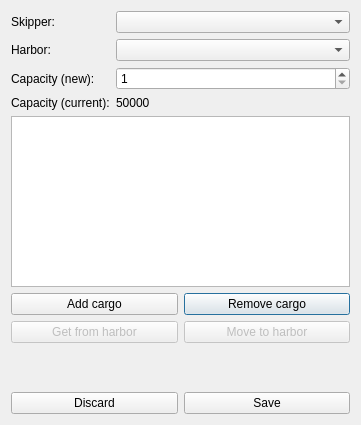
<?xml version="1.0" encoding="UTF-8"?>
<ui version="4.0">
 <class>VesselEditDialog</class>
 <widget class="QDialog" name="VesselEditDialog">
  <property name="geometry">
   <rect>
    <x>0</x>
    <y>0</y>
    <width>361</width>
    <height>425</height>
   </rect>
  </property>
  <property name="minimumSize">
   <size>
    <width>361</width>
    <height>425</height>
   </size>
  </property>
  <property name="maximumSize">
   <size>
    <width>361</width>
    <height>425</height>
   </size>
  </property>
  <property name="windowTitle">
   <string>Dialog</string>
  </property>
  <layout class="QVBoxLayout" name="verticalLayout">
   <item>
    <layout class="QFormLayout" name="formLayout">
     <item row="0" column="0">
      <widget class="QLabel" name="label">
       <property name="text">
        <string>Skipper:</string>
       </property>
      </widget>
     </item>
     <item row="1" column="0">
      <widget class="QLabel" name="label_4">
       <property name="text">
        <string>Harbor:</string>
       </property>
      </widget>
     </item>
     <item row="1" column="1">
      <widget class="QComboBox" name="cb_port"/>
     </item>
     <item row="2" column="0">
      <widget class="QLabel" name="label_6">
       <property name="text">
        <string>Capacity (new):</string>
       </property>
      </widget>
     </item>
     <item row="0" column="1">
      <widget class="QComboBox" name="cb_skippers"/>
     </item>
     <item row="2" column="1">
      <widget class="QSpinBox" name="sb_capacity">
       <property name="minimum">
        <number>1</number>
       </property>
       <property name="maximum">
        <number>50000</number>
       </property>
      </widget>
     </item>
     <item row="3" column="0">
      <widget class="QLabel" name="label_2">
       <property name="text">
        <string>Capacity (current):</string>
       </property>
      </widget>
     </item>
     <item row="3" column="1">
      <widget class="QLabel" name="lab_capacity_current">
       <property name="text">
        <string>50000</string>
       </property>
      </widget>
     </item>
    </layout>
   </item>
   <item>
    <widget class="QTableView" name="tv_cargo">
     <property name="selectionBehavior">
      <enum>QAbstractItemView::SelectRows</enum>
     </property>
    </widget>
   </item>
   <item>
    <layout class="QGridLayout" name="gridLayout">
     <item row="0" column="1">
      <widget class="QPushButton" name="pb_cargo_remove">
       <property name="text">
        <string>Remove cargo</string>
       </property>
      </widget>
     </item>
     <item row="0" column="0">
      <widget class="QPushButton" name="pb_cargo_add">
       <property name="text">
        <string>Add cargo</string>
       </property>
      </widget>
     </item>
     <item row="1" column="0">
      <widget class="QPushButton" name="pb_withdraw_from_harbor">
       <property name="enabled">
        <bool>false</bool>
       </property>
       <property name="text">
        <string>Get from harbor</string>
       </property>
      </widget>
     </item>
     <item row="1" column="1">
      <widget class="QPushButton" name="pb_withdraw_from_vessel">
       <property name="enabled">
        <bool>false</bool>
       </property>
       <property name="text">
        <string>Move to harbor</string>
       </property>
      </widget>
     </item>
    </layout>
   </item>
   <item>
    <spacer name="verticalSpacer">
     <property name="orientation">
      <enum>Qt::Vertical</enum>
     </property>
     <property name="sizeHint" stdset="0">
      <size>
       <width>20</width>
       <height>64</height>
      </size>
     </property>
    </spacer>
   </item>
   <item>
    <layout class="QHBoxLayout" name="horizontalLayout_2">
     <item>
      <widget class="QPushButton" name="pb_discard">
       <property name="text">
        <string>Discard</string>
       </property>
      </widget>
     </item>
     <item>
      <widget class="QPushButton" name="pb_save">
       <property name="text">
        <string>Save</string>
       </property>
      </widget>
     </item>
    </layout>
   </item>
  </layout>
 </widget>
 <resources/>
 <connections/>
</ui>
